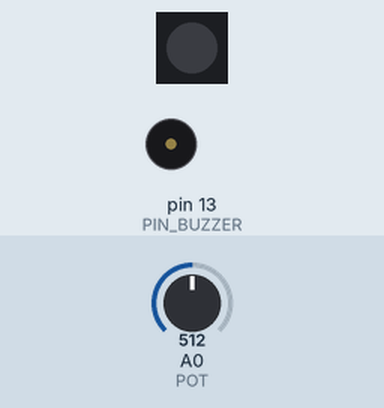
This sketch was run on a simulated Arduino Uno, built with avr-gcc and run on an emulated ATmega328P. Parts: 1 RGB LEDs in strip order, left to right, buzzer (waves = sounding, pin HIGH). Inputs (shaded band) come from the test bench; at power-on: A0 (POT) = 512. Dim RGB values are drawn brighter than linear.

Above: at 1.2 s.
1.3 s: A0 (POT) set to 716
At 2.4 s:
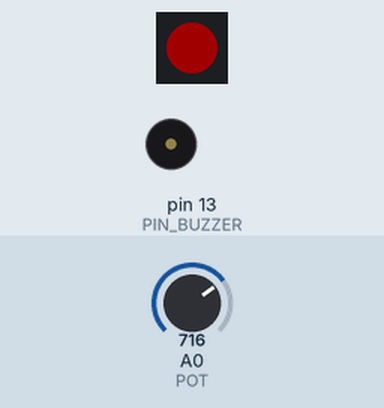
2.8 s: A0 (POT) set to 511
At 3.6 s:
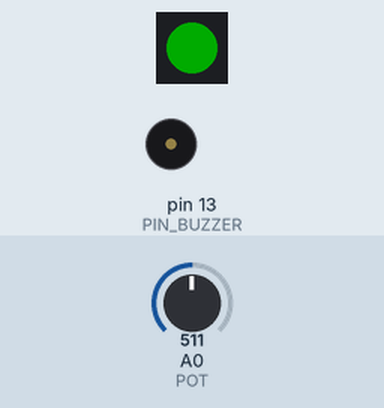
4.3 s: A0 (POT) set to 122
At 4.7 s:
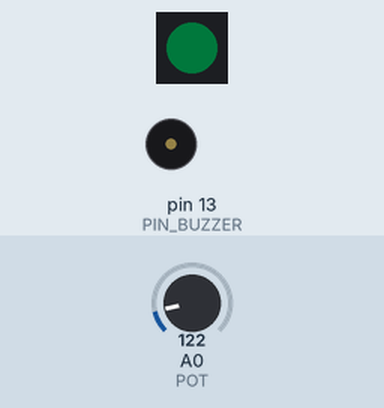
5.8 s: A0 (POT) set to 73
At 7.0 s:
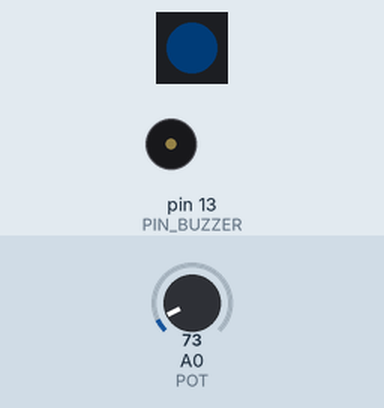
7.3 s: A0 (POT) set to 93
At 8.0 s:
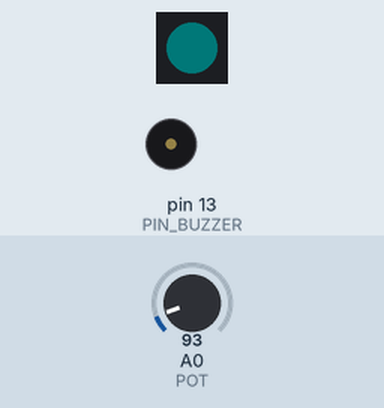
8.8 s: A0 (POT) set to 0
At 9.3 s:
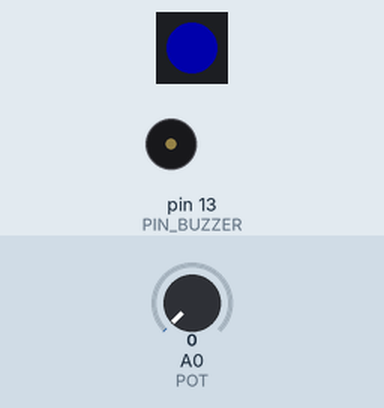
Timing chart, 0 to 11.3 s (numbered marks = the images above; inputs shaded):
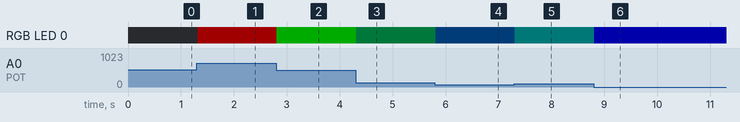

Measured:
- after the input at 1.3 s, RGB LED 0: off → RGB(34, 0, 0) at once
- after the input at 2.8 s, RGB LED 0: RGB(34, 0, 0) → RGB(0, 48, 0) at once
- after the input at 4.3 s, RGB LED 0: RGB(0, 48, 0) → RGB(0, 2, 1) at once
- after the input at 5.8 s, RGB LED 0: RGB(0, 2, 1) → RGB(0, 1, 2) at once
- after the input at 7.3 s, RGB LED 0: RGB(0, 1, 2) → RGB(0, 2, 2) at once
- after the input at 8.8 s, RGB LED 0: RGB(0, 2, 2) → RGB(0, 0, 48) at once

The sketch:

Lab2.ino
```cpp
// Lab 2 Submission
// Team 14
// Pranjal Singhal, Humad Syed, Daoxu Ye

#include <Adafruit_NeoPixel.h>

#define PIN_LED 15
#define PIN_BUZZER 13
#define POT A0 //analog input for potentiometer
int analogValue = 0; //variable to hold the analog value
volatile int delaytime = 200; // milliseconds

// create pixel object, 1 pixel connected at PIN_LED
Adafruit_NeoPixel pixel = Adafruit_NeoPixel(1, PIN_LED, NEO_GRB + NEO_KHZ800);

void setup() {
  Serial.begin(9600);
  // turn off buzzer
  pinMode(PIN_BUZZER, OUTPUT);
  digitalWrite(PIN_BUZZER, 0);
  // initialize LED
  pixel.begin();
  // lower brightess (default is 256)
  pixel.setBrightness(48);
  pixel.show();
}

void loop() {
  analogValue = analogRead(POT);
  analogValue = analogValue/4;
  pixel.show();
  if(analogValue > 255){
    analogValue = 255;
  }
  if(analogValue < 1){
    analogValue = 1;
  }
  if (analogValue > 166){
    pixel.setPixelColor(0, pixel.Color(analogValue, analogValue/200, analogValue/200));
  } else if (analogValue < 83){
    pixel.setPixelColor(0, pixel.Color(analogValue/200, analogValue/2, 255/analogValue));
  } else {
    pixel.setPixelColor(0, pixel.Color(analogValue/200, analogValue*2, analogValue/200));
  }
  delay(10);
}
```
